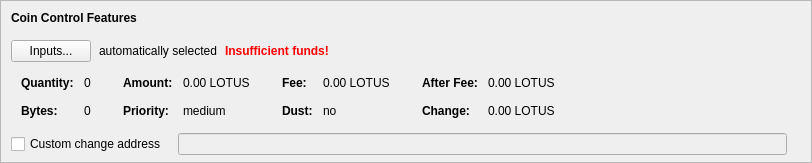
    <widget class="QFrame" name="frameCoinControl">
     <property name="sizePolicy">
      <sizepolicy hsizetype="Expanding" vsizetype="Expanding">
       <horstretch>0</horstretch>
       <verstretch>0</verstretch>
      </sizepolicy>
     </property>
     <property name="maximumSize">
      <size>
       <width>16777215</width>
       <height>16777215</height>
      </size>
     </property>
     <property name="frameShape">
      <enum>QFrame::StyledPanel</enum>
     </property>
     <property name="frameShadow">
      <enum>QFrame::Sunken</enum>
     </property>
     <layout class="QVBoxLayout" name="verticalLayoutCoinControl2">
      <property name="spacing">
       <number>0</number>
      </property>
      <property name="leftMargin">
       <number>0</number>
      </property>
      <property name="topMargin">
       <number>0</number>
      </property>
      <property name="rightMargin">
       <number>0</number>
      </property>
      <property name="bottomMargin">
       <number>6</number>
      </property>
      <item>
       <layout class="QVBoxLayout" name="verticalLayoutCoinControl" stretch="0,0,0,0,1">
        <property name="spacing">
         <number>0</number>
        </property>
        <property name="leftMargin">
         <number>10</number>
        </property>
        <property name="topMargin">
         <number>10</number>
        </property>
        <item>
         <layout class="QHBoxLayout" name="horizontalLayoutCoinControl1">
          <property name="bottomMargin">
           <number>15</number>
          </property>
          <item>
           <widget class="QLabel" name="labelCoinControlFeatures">
            <property name="sizePolicy">
             <sizepolicy hsizetype="Preferred" vsizetype="Maximum">
              <horstretch>0</horstretch>
              <verstretch>0</verstretch>
             </sizepolicy>
            </property>
            <property name="font">
             <font>
              <weight>75</weight>
              <bold>true</bold>
             </font>
            </property>
            <property name="styleSheet">
             <string notr="true">font-weight:bold;</string>
            </property>
            <property name="text">
             <string>Coin Control Features</string>
            </property>
           </widget>
          </item>
         </layout>
        </item>
        <item>
         <layout class="QHBoxLayout" name="horizontalLayoutCoinControl2" stretch="0,0,0,0">
          <property name="spacing">
           <number>8</number>
          </property>
          <property name="bottomMargin">
           <number>10</number>
          </property>
          <item>
           <widget class="QPushButton" name="pushButtonCoinControl">
            <property name="styleSheet">
             <string notr="true"/>
            </property>
            <property name="text">
             <string>Inputs...</string>
            </property>
            <property name="autoDefault">
             <bool>false</bool>
            </property>
           </widget>
          </item>
          <item>
           <widget class="QLabel" name="labelCoinControlAutomaticallySelected">
            <property name="text">
             <string>automatically selected</string>
            </property>
            <property name="margin">
             <number>5</number>
            </property>
           </widget>
          </item>
          <item>
           <widget class="QLabel" name="labelCoinControlInsuffFunds">
            <property name="font">
             <font>
              <weight>75</weight>
              <bold>true</bold>
             </font>
            </property>
            <property name="styleSheet">
             <string notr="true">color:red;font-weight:bold;</string>
            </property>
            <property name="text">
             <string>Insufficient funds!</string>
            </property>
            <property name="margin">
             <number>5</number>
            </property>
           </widget>
          </item>
          <item>
           <spacer name="horizontalSpacerCoinControl">
            <property name="orientation">
             <enum>Qt::Horizontal</enum>
            </property>
            <property name="sizeHint" stdset="0">
             <size>
              <width>40</width>
              <height>1</height>
             </size>
            </property>
           </spacer>
          </item>
         </layout>
        </item>
        <item>
         <widget class="QWidget" name="widgetCoinControl" native="true">
          <property name="sizePolicy">
           <sizepolicy hsizetype="Preferred" vsizetype="Preferred">
            <horstretch>0</horstretch>
            <verstretch>0</verstretch>
           </sizepolicy>
          </property>
          <property name="minimumSize">
           <size>
            <width>0</width>
            <height>0</height>
           </size>
          </property>
          <property name="styleSheet">
           <string notr="true"/>
          </property>
          <layout class="QHBoxLayout" name="horizontalLayoutCoinControl5">
           <property name="leftMargin">
            <number>0</number>
           </property>
           <property name="topMargin">
            <number>0</number>
           </property>
           <property name="rightMargin">
            <number>0</number>
           </property>
           <property name="bottomMargin">
            <number>0</number>
           </property>
           <item>
            <layout class="QHBoxLayout" name="horizontalLayoutCoinControl3" stretch="0,0,0,1">
             <property name="spacing">
              <number>20</number>
             </property>
             <property name="topMargin">
              <number>0</number>
             </property>
             <property name="bottomMargin">
              <number>10</number>
             </property>
             <item>
              <layout class="QFormLayout" name="formLayoutCoinControl1">
               <property name="horizontalSpacing">
                <number>10</number>
               </property>
               <property name="verticalSpacing">
                <number>14</number>
               </property>
               <property name="leftMargin">
                <number>10</number>
               </property>
               <property name="topMargin">
                <number>4</number>
               </property>
               <property name="rightMargin">
                <number>6</number>
               </property>
               <item row="0" column="0">
                <widget class="QLabel" name="labelCoinControlQuantityText">
                 <property name="font">
                  <font>
                   <weight>75</weight>
                   <bold>true</bold>
                  </font>
                 </property>
                 <property name="text">
                  <string>Quantity:</string>
                 </property>
                 <property name="margin">
                  <number>0</number>
                 </property>
                </widget>
               </item>
               <item row="0" column="1">
                <widget class="QLabel" name="labelCoinControlQuantity">
                 <property name="cursor">
                  <cursorShape>IBeamCursor</cursorShape>
                 </property>
                 <property name="contextMenuPolicy">
                  <enum>Qt::ActionsContextMenu</enum>
                 </property>
                 <property name="text">
                  <string notr="true">0</string>
                 </property>
                 <property name="margin">
                  <number>0</number>
                 </property>
                 <property name="textInteractionFlags">
                  <set>Qt::LinksAccessibleByMouse|Qt::TextSelectableByKeyboard|Qt::TextSelectableByMouse</set>
                 </property>
                </widget>
               </item>
               <item row="1" column="0">
                <widget class="QLabel" name="labelCoinControlBytesText">
                 <property name="font">
                  <font>
                   <weight>75</weight>
                   <bold>true</bold>
                  </font>
                 </property>
                 <property name="text">
                  <string>Bytes:</string>
                 </property>
                </widget>
               </item>
               <item row="1" column="1">
                <widget class="QLabel" name="labelCoinControlBytes">
                 <property name="cursor">
                  <cursorShape>IBeamCursor</cursorShape>
                 </property>
                 <property name="contextMenuPolicy">
                  <enum>Qt::ActionsContextMenu</enum>
                 </property>
                 <property name="text">
                  <string notr="true">0</string>
                 </property>
                 <property name="textInteractionFlags">
                  <set>Qt::LinksAccessibleByMouse|Qt::TextSelectableByKeyboard|Qt::TextSelectableByMouse</set>
                 </property>
                </widget>
               </item>
              </layout>
             </item>
             <item>
              <layout class="QFormLayout" name="formLayoutCoinControl2">
               <property name="horizontalSpacing">
                <number>10</number>
               </property>
               <property name="verticalSpacing">
                <number>14</number>
               </property>
               <property name="leftMargin">
                <number>6</number>
               </property>
               <property name="topMargin">
                <number>4</number>
               </property>
               <property name="rightMargin">
                <number>6</number>
               </property>
               <item row="0" column="0">
                <widget class="QLabel" name="labelCoinControlAmountText">
                 <property name="font">
                  <font>
                   <weight>75</weight>
                   <bold>true</bold>
                  </font>
                 </property>
                 <property name="text">
                  <string>Amount:</string>
                 </property>
                 <property name="margin">
                  <number>0</number>
                 </property>
                </widget>
               </item>
               <item row="0" column="1">
                <widget class="QLabel" name="labelCoinControlAmount">
                 <property name="cursor">
                  <cursorShape>IBeamCursor</cursorShape>
                 </property>
                 <property name="contextMenuPolicy">
                  <enum>Qt::ActionsContextMenu</enum>
                 </property>
                 <property name="text">
                  <string notr="true">0.00 LOTUS</string>
                 </property>
                 <property name="textInteractionFlags">
                  <set>Qt::LinksAccessibleByMouse|Qt::TextSelectableByKeyboard|Qt::TextSelectableByMouse</set>
                 </property>
                </widget>
               </item>
               <item row="1" column="0">
                <widget class="QLabel" name="labelCoinControlPriorityText">
                 <property name="font">
                  <font>
                   <weight>75</weight>
                   <bold>true</bold>
                  </font>
                 </property>
                 <property name="text">
                  <string>Priority:</string>
                 </property>
                </widget>
               </item>
               <item row="1" column="1">
                <widget class="QLabel" name="labelCoinControlPriority">
                 <property name="cursor">
                  <cursorShape>IBeamCursor</cursorShape>
                 </property>
                 <property name="contextMenuPolicy">
                  <enum>Qt::ActionsContextMenu</enum>
                 </property>
                 <property name="text">
                  <string>medium</string>
                 </property>
                 <property name="textInteractionFlags">
                  <set>Qt::LinksAccessibleByMouse|Qt::TextSelectableByKeyboard|Qt::TextSelectableByMouse</set>
                 </property>
                </widget>
               </item>
              </layout>
             </item>
             <item>
              <layout class="QFormLayout" name="formLayoutCoinControl3">
               <property name="horizontalSpacing">
                <number>10</number>
               </property>
               <property name="verticalSpacing">
                <number>14</number>
               </property>
               <property name="leftMargin">
                <number>6</number>
               </property>
               <property name="topMargin">
                <number>4</number>
               </property>
               <property name="rightMargin">
                <number>6</number>
               </property>
               <item row="0" column="0">
                <widget class="QLabel" name="labelCoinControlFeeText">
                 <property name="font">
                  <font>
                   <weight>75</weight>
                   <bold>true</bold>
                  </font>
                 </property>
                 <property name="text">
                  <string>Fee:</string>
                 </property>
                 <property name="margin">
                  <number>0</number>
                 </property>
                </widget>
               </item>
               <item row="0" column="1">
                <widget class="QLabel" name="labelCoinControlFee">
                 <property name="cursor">
                  <cursorShape>IBeamCursor</cursorShape>
                 </property>
                 <property name="contextMenuPolicy">
                  <enum>Qt::ActionsContextMenu</enum>
                 </property>
                 <property name="text">
                  <string notr="true">0.00 LOTUS</string>
                 </property>
                 <property name="textInteractionFlags">
                  <set>Qt::LinksAccessibleByMouse|Qt::TextSelectableByKeyboard|Qt::TextSelectableByMouse</set>
                 </property>
                </widget>
               </item>
               <item row="1" column="0">
                <widget class="QLabel" name="labelCoinControlLowOutputText">
                 <property name="font">
                  <font>
                   <weight>75</weight>
                   <bold>true</bold>
                  </font>
                 </property>
                 <property name="text">
                  <string>Dust:</string>
                 </property>
                </widget>
               </item>
               <item row="1" column="1">
                <widget class="QLabel" name="labelCoinControlLowOutput">
                 <property name="cursor">
                  <cursorShape>IBeamCursor</cursorShape>
                 </property>
                 <property name="contextMenuPolicy">
                  <enum>Qt::ActionsContextMenu</enum>
                 </property>
                 <property name="text">
                  <string>no</string>
                 </property>
                 <property name="textInteractionFlags">
                  <set>Qt::LinksAccessibleByMouse|Qt::TextSelectableByKeyboard|Qt::TextSelectableByMouse</set>
                 </property>
                </widget>
               </item>
              </layout>
             </item>
             <item>
              <layout class="QFormLayout" name="formLayoutCoinControl4">
               <property name="horizontalSpacing">
                <number>10</number>
               </property>
               <property name="verticalSpacing">
                <number>14</number>
               </property>
               <property name="leftMargin">
                <number>6</number>
               </property>
               <property name="topMargin">
                <number>4</number>
               </property>
               <property name="rightMargin">
                <number>6</number>
               </property>
               <item row="0" column="0">
                <widget class="QLabel" name="labelCoinControlAfterFeeText">
                 <property name="font">
                  <font>
                   <weight>75</weight>
                   <bold>true</bold>
                  </font>
                 </property>
                 <property name="text">
                  <string>After Fee:</string>
                 </property>
                 <property name="margin">
                  <number>0</number>
                 </property>
                </widget>
               </item>
               <item row="0" column="1">
                <widget class="QLabel" name="labelCoinControlAfterFee">
                 <property name="cursor">
                  <cursorShape>IBeamCursor</cursorShape>
                 </property>
                 <property name="contextMenuPolicy">
                  <enum>Qt::ActionsContextMenu</enum>
                 </property>
                 <property name="text">
                  <string notr="true">0.00 LOTUS</string>
                 </property>
                 <property name="textInteractionFlags">
                  <set>Qt::LinksAccessibleByMouse|Qt::TextSelectableByKeyboard|Qt::TextSelectableByMouse</set>
                 </property>
                </widget>
               </item>
               <item row="1" column="0">
                <widget class="QLabel" name="labelCoinControlChangeText">
                 <property name="font">
                  <font>
                   <weight>75</weight>
                   <bold>true</bold>
                  </font>
                 </property>
                 <property name="text">
                  <string>Change:</string>
                 </property>
                </widget>
               </item>
               <item row="1" column="1">
                <widget class="QLabel" name="labelCoinControlChange">
                 <property name="cursor">
                  <cursorShape>IBeamCursor</cursorShape>
                 </property>
                 <property name="contextMenuPolicy">
                  <enum>Qt::ActionsContextMenu</enum>
                 </property>
                 <property name="text">
                  <string notr="true">0.00 LOTUS</string>
                 </property>
                 <property name="textInteractionFlags">
                  <set>Qt::LinksAccessibleByMouse|Qt::TextSelectableByKeyboard|Qt::TextSelectableByMouse</set>
                 </property>
                </widget>
               </item>
              </layout>
             </item>
            </layout>
           </item>
          </layout>
         </widget>
        </item>
        <item>
         <layout class="QHBoxLayout" name="horizontalLayoutCoinControl4" stretch="0,0,0">
          <property name="spacing">
           <number>12</number>
          </property>
          <property name="sizeConstraint">
           <enum>QLayout::SetDefaultConstraint</enum>
          </property>
          <property name="topMargin">
           <number>5</number>
          </property>
          <property name="rightMargin">
           <number>5</number>
          </property>
          <item>
           <widget class="QCheckBox" name="checkBoxCoinControlChange">
            <property name="toolTip">
             <string>If this is activated, but the change address is empty or invalid, change will be sent to a newly generated address.</string>
            </property>
            <property name="text">
             <string>Custom change address</string>
            </property>
           </widget>
          </item>
          <item>
           <widget class="QValidatedLineEdit" name="lineEditCoinControlChange">
            <property name="enabled">
             <bool>false</bool>
            </property>
            <property name="sizePolicy">
             <sizepolicy hsizetype="Expanding" vsizetype="Fixed">
              <horstretch>0</horstretch>
              <verstretch>0</verstretch>
             </sizepolicy>
            </property>
           </widget>
          </item>
          <item>
           <widget class="QLabel" name="labelCoinControlChangeLabel">
            <property name="sizePolicy">
             <sizepolicy hsizetype="Preferred" vsizetype="Expanding">
              <horstretch>0</horstretch>
              <verstretch>0</verstretch>
             </sizepolicy>
            </property>
            <property name="minimumSize">
             <size>
              <width>0</width>
              <height>0</height>
             </size>
            </property>
            <property name="text">
             <string/>
            </property>
            <property name="margin">
             <number>3</number>
            </property>
           </widget>
          </item>
         </layout>
        </item>
        <item>
         <spacer name="verticalSpacerCoinControl">
          <property name="orientation">
           <enum>Qt::Vertical</enum>
          </property>
          <property name="sizeHint" stdset="0">
           <size>
            <width>800</width>
            <height>1</height>
           </size>
          </property>
         </spacer>
        </item>
       </layout>
      </item>
     </layout>
    </widget>
